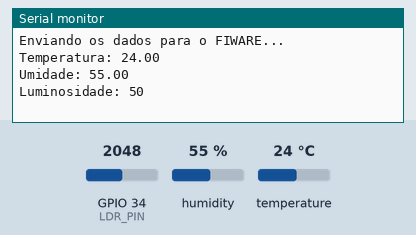
Simulated run of this sketch. Board: ESP32. On the bench: the last lines printed to the serial monitor. The inputs (shaded band) are chosen by the test bench; at power-on: humidity 55 %, GPIO 34 (LDR_PIN) = 2048, temperature 24 °C. WiFi joins after 1.5 s; servers stay silent unless stated; no MQTT or app messages arrive unless stated.

Above: at 7.7 s.
7.8 s: humidity set to 22 %
15.3 s: GPIO 34 (LDR_PIN) set to 2866
At 17.8 s:
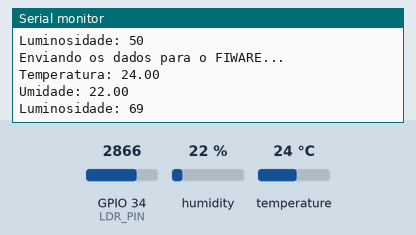
22.8 s: temperature set to 12 °C
At 27.1 s:
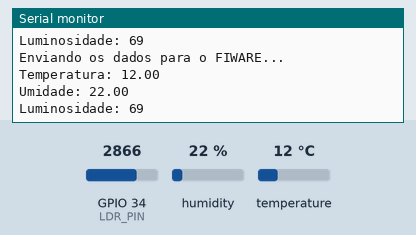
30.3 s: GPIO 34 (LDR_PIN) set to 3603
At 37.5 s:
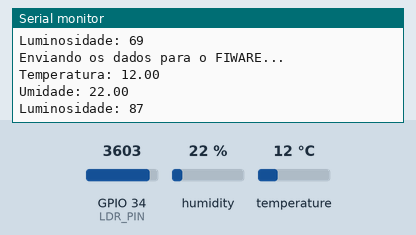
37.8 s: humidity set to 40 %
Timing chart, 0 to 40.8 s (numbered marks = the images above; inputs shaded):
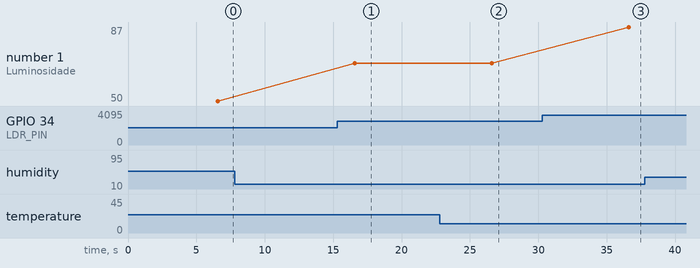

The sketch:

cp5_edge.ino
```cpp
//integrantes: João Vitor de Matos Araujo;Gabriel Couto;Gabriel Kato; Ana Luiza

#include <WiFi.h>
#include <PubSubClient.h>
#include "DHTesp.h"

// Configurações Wi-Fi
const char* ssid = "Wokwi-GUEST";  // Nome da rede Wi-Fi
const char* password = "";         // Senha da rede Wi-Fi

// Configurações do Broker MQTT
const char* mqttServer = "20.55.19.44"; // IP do Broker MQTT (Orion Context Broker)
const int mqttPort = 1883;              // Porta do Broker MQTT
const char* mqttUser = "";              // Usuário do MQTT (se necessário)
const char* mqttPassword = "";          // Senha do MQTT (se necessário)
const char* mqttClientID = "fiware_001"; // ID do cliente MQTT

// Tópicos MQTT
const char* topicTemperature = "/TEF/device001/attrs/temperature";
const char* topicHumidity = "/TEF/device001/attrs/humidity";
const char* topicLuminosity = "/TEF/device001/attrs/luminosity";

// Pinos
const int LDR_PIN = 34; // Pino analógico para o sensor LDR
const int DHT_PIN = 21; // Pino digital para o sensor DHT22
const int default_D4 = 2; // Pino do LED onboard

// Inicialização dos sensores
DHTesp dht;
WiFiClient espClient;
PubSubClient client(espClient);

void setup() {
  // Inicia o monitor serial
  Serial.begin(115200);

  // Conecta no Wi-Fi
  setupWiFi();

  // Inicializa o sensor DHT22
  dht.setup(DHT_PIN, DHTesp::DHT22);

  // Inicializa o cliente MQTT
  client.setServer(mqttServer, mqttPort);
  client.setCallback(mqttCallback);

  // Aguarda a conexão
  delay(5000);
}

void loop() {
  // Mantém a conexão MQTT
  if (!client.connected()) {
    reconnectMQTT();
  }
  client.loop();

  // Lê os valores dos sensores
  float temperature = dht.getTemperature();
  float humidity = dht.getHumidity();
  int luminosity = analogRead(LDR_PIN);

  // Envia os dados via MQTT
  sendDataToFIWARE(temperature, humidity, luminosity);

  // Aguarda 10 segundos antes de enviar novamente
  delay(10000);
}

void setupWiFi() {
  // Conecta-se à rede Wi-Fi
  WiFi.begin(ssid, password);
  Serial.print("Conectando no Wi-Fi");

  while (WiFi.status() != WL_CONNECTED) {
    delay(500);
    Serial.print(".");
  }

  // Exibe o IP atribuído
  Serial.println();
  Serial.println("Conectado à rede Wi-Fi");
  Serial.print("IP: ");
  Serial.println(WiFi.localIP());
}

void reconnectMQTT() {
  // Tenta reconectar ao Broker MQTT
  while (!client.connected()) {
    Serial.print("Tentando conectar ao MQTT...");

    if (client.connect(mqttClientID, mqttUser, mqttPassword)) {
      Serial.println("Conectado ao Broker MQTT");
    } else {
      Serial.print("Falha na conexão, tentando novamente em 5 segundos.");
      delay(5000);
    }
  }
}

void mqttCallback(char* topic, byte* payload, unsigned int length) {
  // Função para implementação futura de receber mensagens/payloads remotos
  String message = "";
  for (unsigned int i = 0; i < length; i++) {
    message += (char)payload[i];
  }
  Serial.print("Mensagem recebida: ");
  Serial.println(message);
}

void sendDataToFIWARE(float temperature, float humidity, int luminosity) {
  // Formata a mensagem para temperatura e umidade
  String tempMsg = String(temperature);
  String humidityMsg = String(humidity);

  // Formata o valor da luminosidade
  int luminosityPercent = map(luminosity, 0, 4095, 0, 100); // Mapeia para percentual (0 a 100)
  String luminosityMsg = String(luminosityPercent);

  // Envia os dados de temperatura, umidade e luminosidade via MQTT
  Serial.println("Enviando os dados para o FIWARE...");

  client.publish(topicTemperature, tempMsg.c_str());
  client.publish(topicHumidity, humidityMsg.c_str());
  client.publish(topicLuminosity, luminosityMsg.c_str());

  Serial.print("Temperatura: ");
  Serial.println(tempMsg);
  Serial.print("Umidade: ");
  Serial.println(humidityMsg);
  Serial.print("Luminosidade: ");
  Serial.println(luminosityMsg);
}
```

Measured:
- after the input at 15.3 s, the serial monitor: prints a new line after 1.3 s (image 1)
- after the input at 22.8 s, the serial monitor: prints a new line after 3.8 s (image 2)
- after the input at 30.3 s, the serial monitor: prints a new line after 6.3 s (image 3)
- plotted number 1: 50 → 69 after the input at 15.3 s, 69 → 87 after the input at 30.3 s
